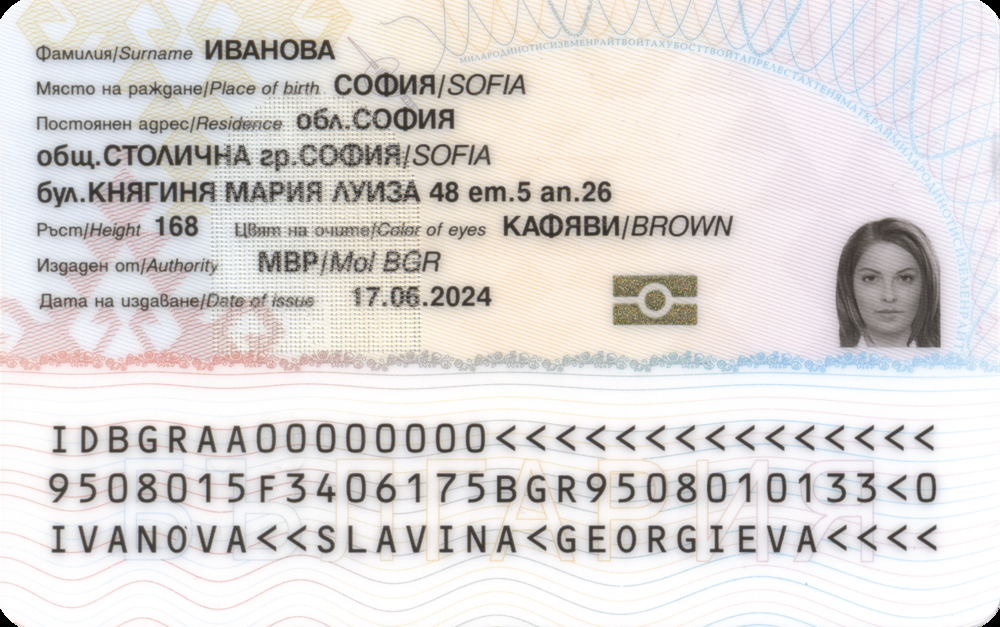
#> input picture Bulgarian_Identity_card_-_back_(2024).png, 1000 x 627 px
$ python -i image_quality_validator.py   (imports and definitions only)   (older library calls are emulated)
#> lines starting #> are read from the running program, lines starting #| are printed output that depends on the picture; after the words box and inside, x2 and y2 are one past the last pixel; in counts of white or black regions, pixels touching at a corner belong together
"""
Image Quality Validator for ID Cards
Validates that captured ID images meet quality requirements:
- Image is not blurred
- All 4 corners of ID are clearly visible
- Image is clear and properly lit
"""

import cv2
import numpy as np

class ImageQualityValidator:
    def __init__(self):
        pass

    def detect_blur(self, image, threshold=30):
        """
        Detect if image is blurred using Laplacian variance method.
        Returns True if image is clear (not blurred), False if blurred.
        """
        # Convert to grayscale if needed
        if len(image.shape) == 3:
            gray = cv2.cvtColor(image, cv2.COLOR_BGR2GRAY)
        else:
            gray = image

        # Calculate Laplacian variance
        laplacian_var = cv2.Laplacian(gray, cv2.CV_64F).var()

        # Higher variance means sharper image
        return laplacian_var > threshold, laplacian_var

    def detect_id_card_corners(self, image):
        """
        Detect if all 4 corners of ID card are visible in the image.
        Returns corners if found, None otherwise.
        """
        # Convert to grayscale
        gray = cv2.cvtColor(image, cv2.COLOR_BGR2GRAY)

        # Apply Gaussian blur
        blur = cv2.GaussianBlur(gray, (5, 5), 0)

        # Apply Canny edge detection with more lenient parameters
        edges = cv2.Canny(blur, 50, 150)

        # Find contours
        contours, _ = cv2.findContours(edges, cv2.RETR_LIST, cv2.CHAIN_APPROX_SIMPLE)

        # Sort contours by area (descending)
        contours = sorted(contours, key=cv2.contourArea, reverse=True)

        # Look for rectangular contours
        for contour in contours:
            # Approximate the contour
            peri = cv2.arcLength(contour, True)
            approx = cv2.approxPolyDP(contour, 0.02 * peri, True)

            # If our approximated contour has four points, we can assume it's the ID card
            if len(approx) == 4:
                # Check if it's large enough to be an ID card (very low threshold)
                area = cv2.contourArea(contour)
                if area > 10000:  # Very low minimum area for ID card
                    return approx, area

        return None, 0

    def check_lighting(self, image):
        """
        Check if image has adequate lighting.
        Returns True if lighting is good, False if too dark/bright.
        """
        # Convert to grayscale
        if len(image.shape) == 3:
            gray = cv2.cvtColor(image, cv2.COLOR_BGR2GRAY)
        else:
            gray = image

        # Calculate mean brightness
        mean_brightness = np.mean(gray)

        # Check if brightness is in acceptable range
        # Too dark: < 50, too bright: > 200
        is_good_lighting = 50 <= mean_brightness <= 200

        return is_good_lighting, mean_brightness

    def calculate_image_sharpness_score(self, image):
        """
        Calculate overall sharpness score using multiple methods.
        Returns score from 0-100 (higher is better).
        """
        # Convert to grayscale if needed
        if len(image.shape) == 3:
            gray = cv2.cvtColor(image, cv2.COLOR_BGR2GRAY)
        else:
            gray = image

        # Method 1: Laplacian variance
        laplacian_var = cv2.Laplacian(gray, cv2.CV_64F).var()

        # Method 2: Sobel gradient magnitude
        sobelx = cv2.Sobel(gray, cv2.CV_64F, 1, 0, ksize=3)
        sobely = cv2.Sobel(gray, cv2.CV_64F, 0, 1, ksize=3)
        sobel_magnitude = np.sqrt(sobelx**2 + sobely**2)
        sobel_score = np.mean(sobel_magnitude)

        # Normalize scores to 0-100 scale
        laplacian_score = min(100, (laplacian_var / 1000) * 100)
        sobel_norm_score = min(100, (sobel_score / 50) * 100)

        # Combined score
        combined_score = (laplacian_score + sobel_norm_score) / 2

        return combined_score, {
            'laplacian_variance': laplacian_var,
            'sobel_score': sobel_score,
            'laplacian_normalized': laplacian_score,
            'sobel_normalized': sobel_norm_score
        }

    def validate_id_image(self, image):
        """
        Comprehensive validation of ID card image quality.
        Returns validation result with detailed feedback.
        """
        results = {
            'is_valid': False,
            'issues': [],
            'scores': {},
            'corners_detected': False,
            'corners': None,
            'recommendations': []
        }

        # 1. Check for blur
        is_clear, blur_score = self.detect_blur(image)
        results['scores']['blur_score'] = float(blur_score)  # Convert to Python float

        if not is_clear:
            results['issues'].append('Image appears blurred')
            results['recommendations'].append('Hold the camera steady and ensure proper focus')

        # 2. Check for ID card corners
        corners, card_area = self.detect_id_card_corners(image)

        # Convert corners to JSON-serializable format
        if corners is not None:
            # Convert numpy array to list of coordinate pairs
            corners_list = []
            for point in corners:
                corners_list.append({
                    'x': int(point[0][0]),
                    'y': int(point[0][1])
                })
            results['corners'] = corners_list
            results['corners_detected'] = True
        else:
            results['corners'] = None
            results['corners_detected'] = False

        results['scores']['card_area'] = float(card_area)

        if corners is None:
            results['issues'].append('Cannot detect all 4 corners of ID card')
            results['recommendations'].append('Ensure the entire ID card is visible within the frame')

        # 3. Check lighting
        is_good_lighting, brightness = self.check_lighting(image)
        results['scores']['brightness'] = float(brightness)  # Convert to Python float

        if not is_good_lighting:
            if brightness < 50:
                results['issues'].append('Image is too dark')
                results['recommendations'].append('Improve lighting or move to a brighter area')
            elif brightness > 200:
                results['issues'].append('Image is too bright/overexposed')
                results['recommendations'].append('Reduce lighting or avoid direct sunlight')

        # 4. Calculate overall sharpness score
        sharpness_score, sharpness_details = self.calculate_image_sharpness_score(image)
        results['scores']['sharpness'] = float(sharpness_score)  # Convert to Python float

        # Convert sharpness details to JSON-serializable format
        results['scores']['sharpness_details'] = {
            'laplacian_variance': float(sharpness_details['laplacian_variance']),
            'sobel_score': float(sharpness_details['sobel_score']),
            'laplacian_normalized': float(sharpness_details['laplacian_normalized']),
            'sobel_normalized': float(sharpness_details['sobel_normalized'])
        }

        if sharpness_score < 20:
            results['issues'].append('Image lacks sufficient detail/sharpness')
            results['recommendations'].append('Ensure proper focus and reduce camera shake')

        # 5. Overall validation - simplified to just corners and basic blur
        results['is_valid'] = bool(
            is_clear and
            corners is not None
        )

        # 6. Generate quality score (0-100) - simplified
        quality_factors = []
        if is_clear:
            quality_factors.append(50)  # Blur check worth 50 points
        if corners is not None:
            quality_factors.append(50)  # Corner detection worth 50 points

        results['quality_score'] = int(sum(quality_factors))  # Convert to Python int

        return results

    # [23 lines left out: function get_quality_feedback, not called in this run]

>>> import cv2
>>> picture = cv2.imread('Bulgarian_Identity_card_-_back_(2024).png')
#> picture is the input picture: shape (627, 1000, 3); mean B, G, R 214.9, 216.6, 220.5
>>> result = ImageQualityValidator().validate_id_image(picture)
#> in detect_blur, `gray = cv2.cvtColor(image, cv2.COLOR_BGR2GRAY)`:
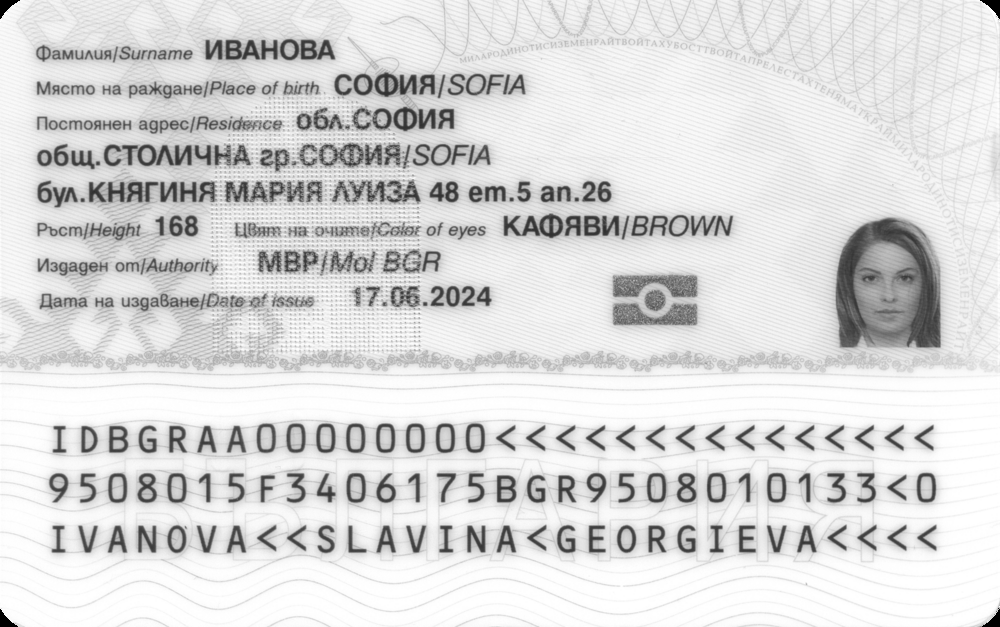
#> gray: shape (627, 1000); min 0, max 255, mean 217.5
#> in detect_blur, `laplacian_var = cv2.Laplacian(gray, cv2.CV_64F).var()`: laplacian_var = 676.2
#> in validate_id_image, `is_clear, blur_score = self.detect_blur(image)`: is_clear = True; blur_score = 676.2
#> in detect_id_card_corners, `edges = cv2.Canny(blur, 50, 150)`:
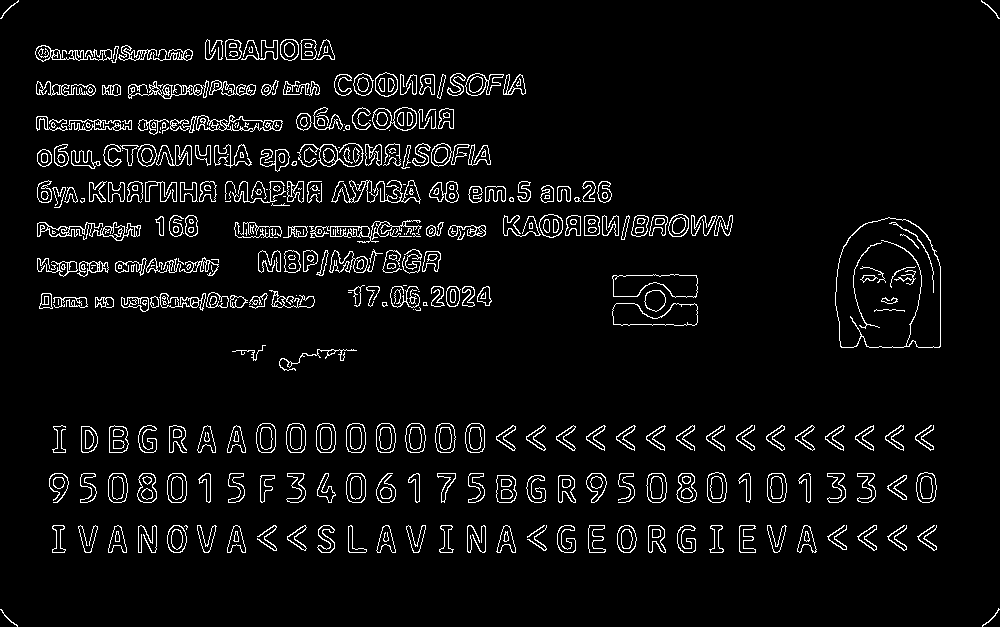
#> edges: shape (627, 1000); 5.1% white in thin lines or dots
#> in detect_id_card_corners, `contours, _ = cv2.findContours(edges, cv2.RETR_LIST, cv2.CHAIN_APPROX_..`: contours = 846 contours, 261 with area under 20; largest, box (x1, y1, x2, y2) and area: (835, 217, 941, 348) 11938, (835, 217, 941, 348) 11844, (612, 274, 698, 298) 1440, (612, 274, 698, 298) 1415, (612, 303, 698, 326) 1398
#> the loop in detect_id_card_corners, `for contour in contours:` made 846 passes
#> (peri, area) on passes 293, 401: (53.9, 151.5), (56.97, 75)
#> peri on passes 1 to 6: 460.5, 777, 234.4, 238.9, 232.6, 238.8
#> in validate_id_image, `corners, card_area = self.detect_id_card_corners(image)`: card_area = 0
#> in check_lighting, `mean_brightness = np.mean(gray)`: mean_brightness = 217.5
#> in check_lighting, `is_good_lighting = 50 <= mean_brightness <= 200`: is_good_lighting = False
#> in validate_id_image, `is_good_lighting, brightness = self.check_lighting(image)`: brightness = 217.5
#> in calculate_image_sharpness_score, `laplacian_var = cv2.Laplacian(gray, cv2.CV_64F).var()`: laplacian_var = 676.2
#> in calculate_image_sharpness_score, `sobelx = cv2.Sobel(gray, cv2.CV_64F, 1, 0, ksize=3)`:
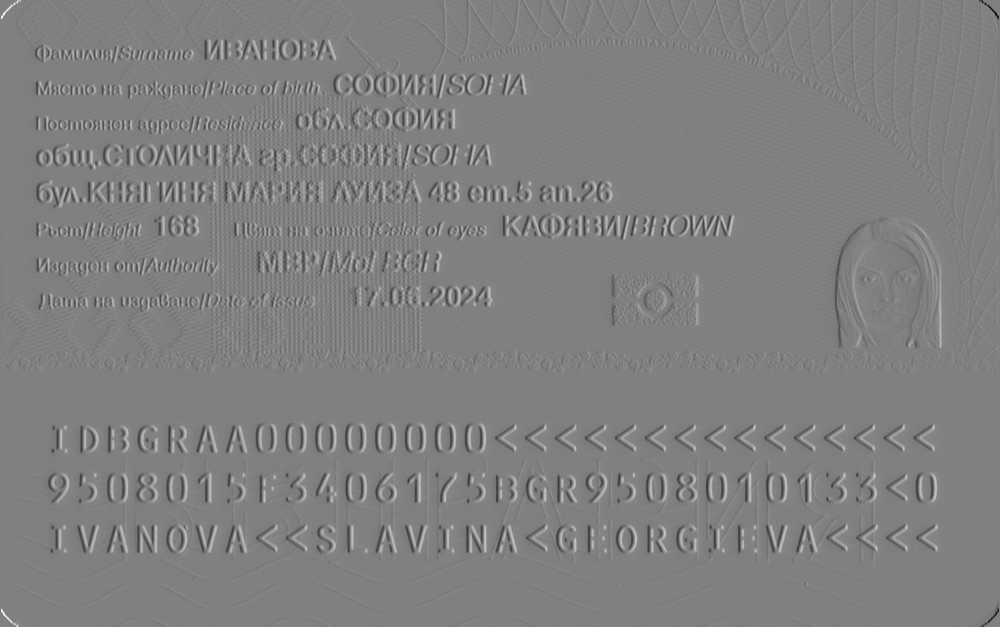
#> sobelx: shape (627, 1000) float64; min -1020, max 1006, mean 0; drawn with min black and max white
#> in calculate_image_sharpness_score, `sobely = cv2.Sobel(gray, cv2.CV_64F, 0, 1, ksize=3)`:
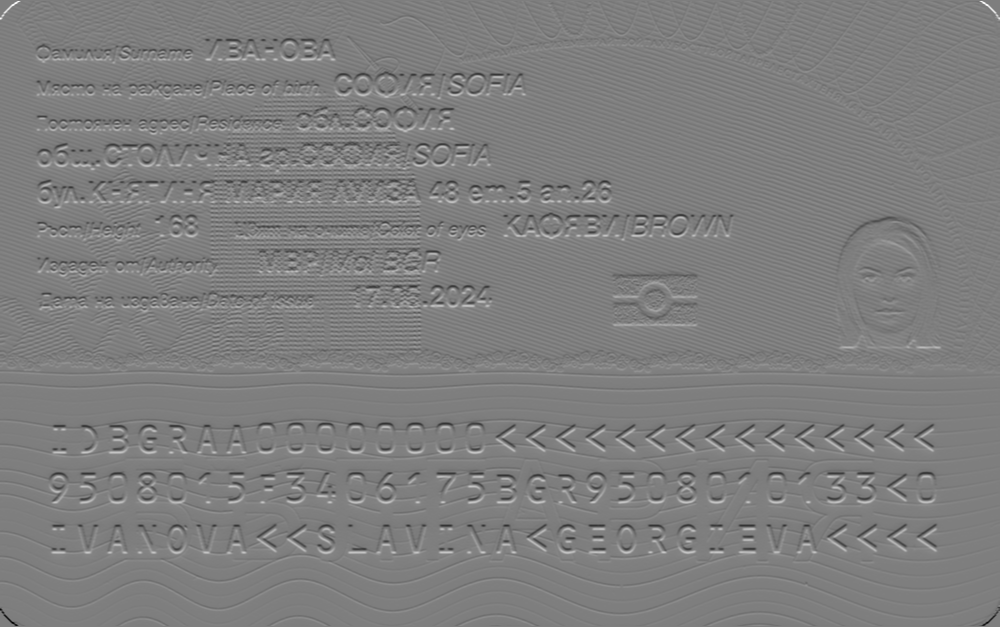
#> sobely: shape (627, 1000) float64; min -998, max 1011, mean 0.2; drawn with min black and max white
#> in calculate_image_sharpness_score, `sobel_magnitude = np.sqrt(sobelx**2 + sobely**2)`:
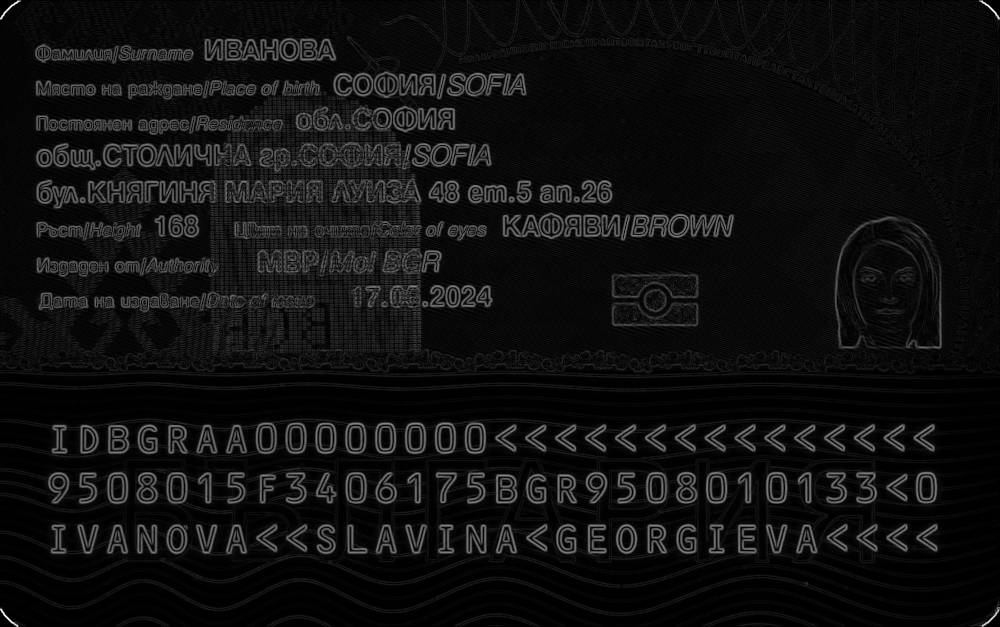
#> sobel_magnitude: shape (627, 1000) float64; min 0, max 1140.4, mean 74.9; drawn with min black and max white
#> in calculate_image_sharpness_score, `sobel_score = np.mean(sobel_magnitude)`: sobel_score = 74.85
#> in calculate_image_sharpness_score, `laplacian_score = min(100, (laplacian_var / 1000) * 100)`: laplacian_score = 67.62
#> in calculate_image_sharpness_score, `sobel_norm_score = min(100, (sobel_score / 50) * 100)`: sobel_norm_score = 100
#> in calculate_image_sharpness_score, `combined_score = (laplacian_score + sobel_norm_score) / 2`: combined_score = 83.81
#> in validate_id_image, `sharpness_score, sharpness_details = self.calculate_image_sharpness_sc..`: sharpness_details = {'laplacian_variance': 676.2, 'sobel_score': 74.85, 'laplacian_normalized': 67.62, 'sobel_normalized': 100}
#> result = 7 items
